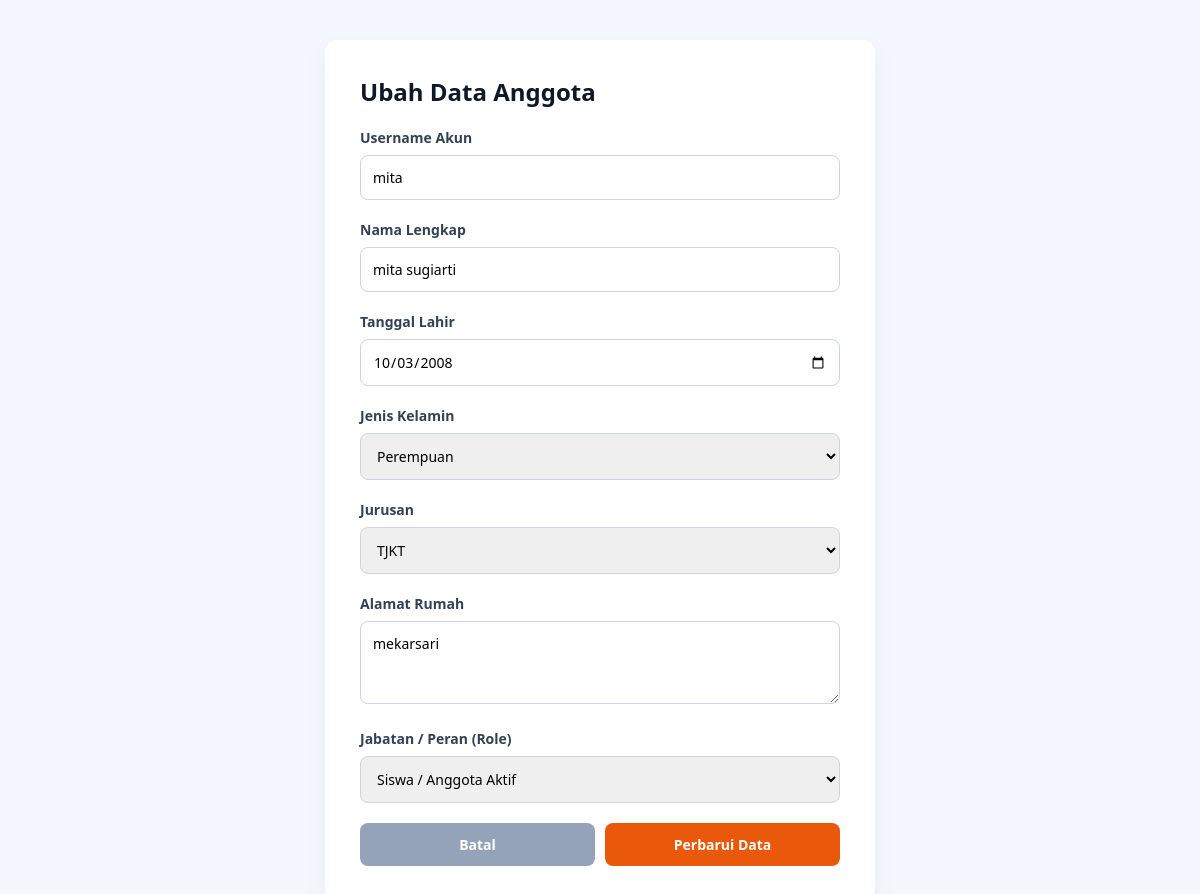
/edit.php?id=21 (signed in), run on the app's committed database.
### tables this page shows
CREATE TABLE `2526_24` (
  `id` int(11) NOT NULL,
  `username` varchar(50) DEFAULT NULL,
  `password` varchar(255) DEFAULT NULL,
  `role` varchar(20) DEFAULT NULL,
  `nama_lengkap` varchar(100) DEFAULT NULL,
  `tanggal_lahir` date DEFAULT NULL,
  `alamat` text DEFAULT NULL,
  `jenis_kelamin` varchar(20) NOT NULL,
  `jurusan` varchar(50) NOT NULL
);

### edit.php (the view, shortened to what this page needs)
<?php
include 'koneksi.php';
$id = $_GET['id'];
$query = mysqli_query($koneksi, "SELECT * FROM `2526_24` WHERE id='$id'");
$data = mysqli_fetch_array($query);
?>
<!DOCTYPE html>
<html lang="id">
<head>
</head>
<body>
    <div class="form-container">
        <h2 style="margin-bottom: 20px; color: #0f172a;">Ubah Data Anggota</h2>
        <form action="proses_edit.php" method="POST">
            <div class="form-group">
                <label>Username Akun</label>
                <input type="text" name="username" value="<?php echo $data['username']; ?>" required>
            </div>
            <div class="form-group">
                <label>Nama Lengkap</label>
                <input type="text" name="nama_lengkap" value="<?php echo $data['nama_lengkap']; ?>" required>
            </div>
            <div class="form-group">
                <label>Tanggal Lahir</label>
                <input type="date" name="tanggal_lahir" value="<?php echo $data['tanggal_lahir']; ?>" required>
            </div>
            <div class="form-group">
                <label>Jenis Kelamin</label>
                <select name="jenis_kelamin" required>
                    <option value="Perempuan" <?php if($data['jenis_kelamin'] == 'Perempuan') echo 'selected'; ?>>Perempuan</option>
                </select>
            </div>
            <div class="form-group">
                <label>Jurusan</label>
                <select name="jurusan" required>
                    <option value="TJKT" <?php if($data['jurusan'] == 'TJKT') echo 'selected'; ?>>TJKT</option>
                </select>
            </div>
            <div class="form-group">
                <label>Alamat Rumah</label>
                <textarea name="alamat" rows="3" required><?php echo $data['alamat']; ?></textarea>
            </div>
            <div class="form-group">
                <label>Jabatan / Peran (Role)</label>
                <select name="role" required>
                    <option value="siswa" <?php if($data['role'] == 'siswa') echo 'selected'; ?>>Siswa / Anggota Aktif</option>
                </select>
            </div>
            <div class="btn-flex">
                <a href="index.php" class="btn-batal">Batal</a>
                <button type="submit" name="update" class="btn-submit">Perbarui Data</button>
            </div>
        </form>
    </div>
</body>
</html>

### edit.php (style rules this page uses)
* { margin: 0; padding: 0; box-sizing: border-box; font-family: 'Segoe UI', sans-serif; }
body { background-color: #f4f7fe; padding: 40px 20px; display: flex; justify-content: center; align-items: center; min-height: 100vh; }
.form-container { background: white; padding: 35px; border-radius: 12px; width: 100%; max-width: 550px; box-shadow: 0 10px 25px rgba(0,0,0,0.05); }
.form-group { margin-bottom: 20px; }
label { display: block; margin-bottom: 8px; font-size: 14px; font-weight: 600; color: #334155; }
input, textarea, select { width: 100%; padding: 12px; border: 1px solid #cbd5e1; border-radius: 8px; font-size: 14px; outline: none; }
.btn-flex { display: flex; gap: 10px; margin-top: 10px; }
.btn-submit { background-color: #ea580c; color: white; border: none; padding: 12px; border-radius: 8px; font-weight: bold; cursor: pointer; flex: 1; font-size: 14px; }
.btn-batal { background-color: #94a3b8; color: white; text-decoration: none; text-align: center; padding: 12px; border-radius: 8px; font-weight: bold; flex: 1; font-size: 14px; }

### data on the page
2526_24: username "mita", nama_lengkap "mita sugiarti", tanggal_lahir "10/03/2008", jenis_kelamin "Perempuan", jurusan "TJKT", alamat "mekarsari", role "Siswa / Anggota Aktif"
